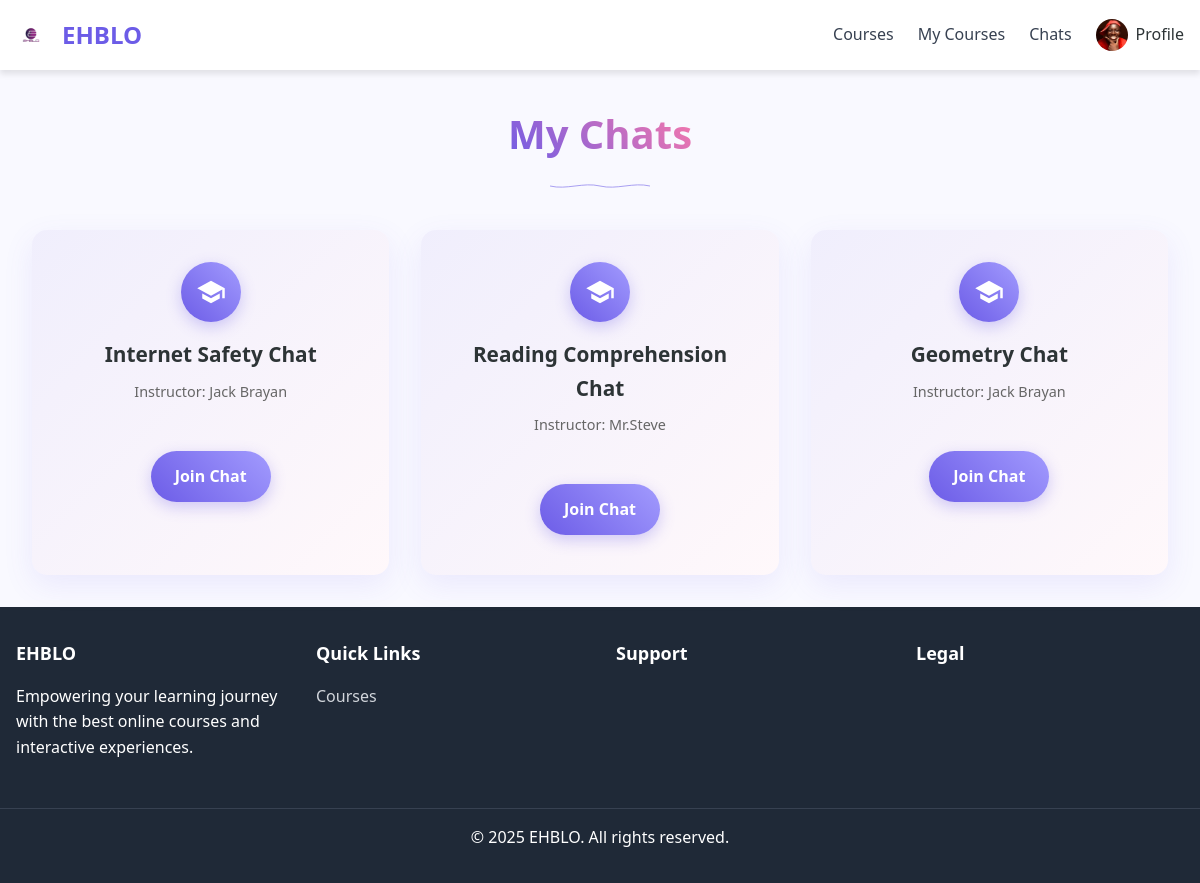
The page /chat/my-chats/ (signed in) on the database its author committed.
### users/models.py (models this page shows, shortened)
class CustomUser(AbstractUser):
    USER_TYPE_CHOICES = (
        ('student', 'Student'),
        ('teacher', 'Teacher'),
        ('admin', 'Administrator'),
    )
    PEDAGOGIC_LEVEL_CHOICES = (
        ('primaire', 'Prinmaire'),
        ('secondaire', 'Secondaire'),
        ('universitaire', 'Universitaire'),
        ('personnel', 'Personnel'),
    )
    GENDER_CHOICES = (
        ('M', 'Male'),
        ('F', 'Female'),
        ('O', 'Other'),
    )
    user_type = models.CharField(max_length=20, choices=USER_TYPE_CHOICES, default='student')
    pedagogic_level = models.CharField(max_length=20, choices=PEDAGOGIC_LEVEL_CHOICES)
    bio = models.TextField(blank=True)
    profile_picture = models.ImageField(upload_to='profile_pics/', blank=True)
    phone_number = models.CharField(max_length=20, blank=True)
    country = models.CharField(max_length=100, blank=True)
    interests = models.ManyToManyField(Subject, blank=True)
    gender = models.CharField(max_length=1, choices=GENDER_CHOICES, blank=True)
    birth_date = models.DateField(null=True, blank=True)

### courses/models.py (models this page shows, shortened)
class Course(models.Model):
    instructor = models.ForeignKey(settings.AUTH_USER_MODEL,
                                   on_delete=models.CASCADE,
                                   related_name='courses_created',
                                   limit_choices_to={'user_type': 'instructor'})
    subject = models.ForeignKey(Subject,
                                 on_delete=models.CASCADE,
                                 related_name='courses')
    title = models.CharField(max_length=250)
    slug = models.SlugField(max_length=250, unique=True, blank=True)
    overview = models.TextField()
    created = models.DateTimeField(auto_now_add=True)
    updated = models.DateTimeField(auto_now=True)
    price = models.DecimalField(max_digits=10, decimal_places=2, default=0.00) # 0 for free courses
    is_published = models.BooleanField(default=False)
    tags = TaggableManager(blank=True)
    image = models.ImageField(upload_to='course_thumbnails/', null=True, blank=True)
    class Meta:
        ordering = ('-created',)

### chat/views.py (the view)
# urls.py: path('my-chats/', views.MyChatsListView.as_view(), name='my_chats'),
class MyChatsListView(LoginRequiredMixin, ListView):
    model = Course
    template_name = 'chat/my_chats.html'
    context_object_name = 'chats'
    def get_queryset(self):
        user = self.request.user
        if user.user_type == 'student':
            return Course.objects.filter(enrollments__student=user, chat_room__isnull=False).distinct()
        elif user.user_type == 'instructor':
            return Course.objects.filter(instructor=user, chat_room__isnull=False).distinct()
        return Course.objects.none()

### chat/templates/chat/my_chats.html (shortened to what this page needs)
{% extends "base.html" %}
{% block content %}
<div class="chats-container">
    <div class="chats-header">
        <h1>My Chats</h1>
        <div class="wave-animation"></div>
    </div>
    {% if chats %}
    <div class="chats-grid">
        {% for course in chats %}
        <div class="chat-card" data-aos="fade-up" data-aos-delay="{{ forloop.counter0|add:50 }}">
            <div class="chat-card-content">
                <div class="course-icon">
                    <svg viewBox="0 0 24 24">
                        <path d="M12 3L1 9l11 6 9-4.91V17h2V9M5 13.18v4L12 21l7-3.82v-4L12 17l-7-3.82z"/>
                    </svg>
                </div>
                <h2>{{ course.title }} Chat</h2>
                <p class="instructor">Instructor: {{ course.instructor.get_full_name|default:course.instructor.username }}</p>
            </div>
            <div class="chat-card-action">
                <a href="{% url 'course_chat_detail' course.id %}" class="chat-button">
                    Join Chat
                </a>
            </div>
        </div>
        {% endfor %}
    </div>
    {% endif %}
</div>
{% endblock %}

### templates/base.html (shortened to what this page needs)
<!DOCTYPE html>
<html lang="en">
<head>
    <link rel="stylesheet" href="https://cdnjs.cloudflare.com/ajax/libs/font-awesome/6.0.0/css/all.min.css">
</head>
<body>
    <nav class="desktop-nav">
        <div class="logo-container">
            <img src="/static/images/logo.png" alt="EHBLO Logo" class="logo-img">
            EHBLO
        </div>
        <div class="nav-links">
            <a href="/" class="nav-link">Courses</a>
            {% if user.is_authenticated %}
                <a href="{% url 'my_courses' %}" class="nav-link">My Courses</a>
                <a href="{% url 'my_chats' %}" class="nav-link">Chats</a>
                <div class="profile-container">
                    <div class="profile-toggle">
                        {% if user.profile_picture %}
                            <img src="{{ user.profile_picture.url }}" alt="Profile" class="profile-img">
                        {% else %}
                            <div class="profile-default">U</div>
                        {% endif %}
                        <span>Profile</span>
                    </div>
                </div>
            {% else %}
                <a href="{% url 'login' %}" class="nav-link">Login</a>
                <a href="{% url 'signup' %}" class="btn btn-primary">Sign Up</a>
            {% endif %}
        </div>
    </nav>
    <main class="container">
        {% block content %}
        {% endblock %}
    </main>
    <footer>
        <div class="footer-grid">
            <div class="footer-section">
                <h3>EHBLO</h3>
                <p>Empowering your learning journey with the best online courses and interactive experiences.</p>
            </div>
            <div class="footer-section">
                <h3>Quick Links</h3>
                <ul class="footer-links">
                    <li><a href="{% url 'my_courses' %}">Courses</a></li>
                </ul>
            </div>
            <div class="footer-section">
                <h3>Support</h3>
            </div>
            <div class="footer-section">
                <h3>Legal</h3>
            </div>
        </div>
        <div class="footer-copyright">
            <p>&copy; {% now "Y" %} EHBLO. All rights reserved.</p>
        </div>
    </footer>
</body>
</html>

### templates/base.html (style rules this page uses)
:root { --primary-color: #7c3aed; --primary-hover: #6d28d9; --secondary-color: #f3f4f6; --text-color: #374151; --text-light: #6b7280; --white: #ffffff; --danger: #dc2626; --danger-hover: #b91c1c; --success: #10b981; --warning: #f59e0b; --info: #3b82f6; --shadow: 0 4px 6px rgba(0, 0, 0, 0.1); --shadow-md: 0 6px 12px rgba(0, 0, 0, 0.15); --rounded: 0.5rem; --rounded-full: 9999px; }
* { margin: 0; padding: 0; box-sizing: border-box; }
body { font-family: 'Segoe UI', Tahoma, Geneva, Verdana, sans-serif; color: var(--text-color); background-color: var(--secondary-color); display: flex; flex-direction: column; min-height: 100vh; line-height: 1.6; }
a { text-decoration: none; color: inherit; }
img { max-width: 100%; height: auto; }
.container { width: 100%; max-width: 1200px; margin: 0 auto; padding: 0 1rem; }
.desktop-nav { display: none; background-color: var(--white); box-shadow: var(--shadow); padding: 1rem; justify-content: space-between; align-items: center; }
.logo-container { display: flex; align-items: center; font-size: 1.5rem; font-weight: bold; color: var(--primary-color); }
.logo-img { height: 30px; width: 30px; margin-right: 1rem; }
.nav-links { display: flex; gap: 1.5rem; align-items: center; }
.nav-link { color: var(--text-color); transition: color 0.3s; }
.profile-container { position: relative; }
.profile-toggle { display: flex; align-items: center; gap: 0.5rem; cursor: pointer; }
.profile-img { width: 32px; height: 32px; border-radius: var(--rounded-full); object-fit: cover; }
main { flex: 1; margin-bottom: 80px; padding: 2rem 0; }
footer { background-color: #1f2937; color: var(--white); padding: 2rem 0; }
.footer-grid { display: grid; grid-template-columns: repeat(1, 1fr); gap: 2rem; padding: 0 1rem; }
.footer-section h3 { font-size: 1.125rem; font-weight: 600; margin-bottom: 1rem; }
.footer-section p { margin-bottom: 1rem; }
.footer-links { list-style: none; }
.footer-links li { margin-bottom: 0.5rem; }
.footer-links a { color: #d1d5db; transition: color 0.3s; }
.footer-copyright { text-align: center; margin-top: 2rem; padding-top: 1rem; border-top: 1px solid #374151; }
@media (min-width: 768px) { .desktop-nav { display: flex; } }
@media (min-width: 768px) { .footer-grid { grid-template-columns: repeat(4, 1fr); max-width: 1200px; margin: 0 auto; } }
@media (min-width: 768px) { main { margin-bottom: 0; } }

### rows shown on the page
CustomUser: profile_picture (picture)
Course: title "Internet Safety", instructor.get_full_name "Jack Brayan"
Course: title "Reading Comprehension", instructor.get_full_name "Mr.Steve"
Course: title "Geometry", instructor.get_full_name "Jack Brayan"
